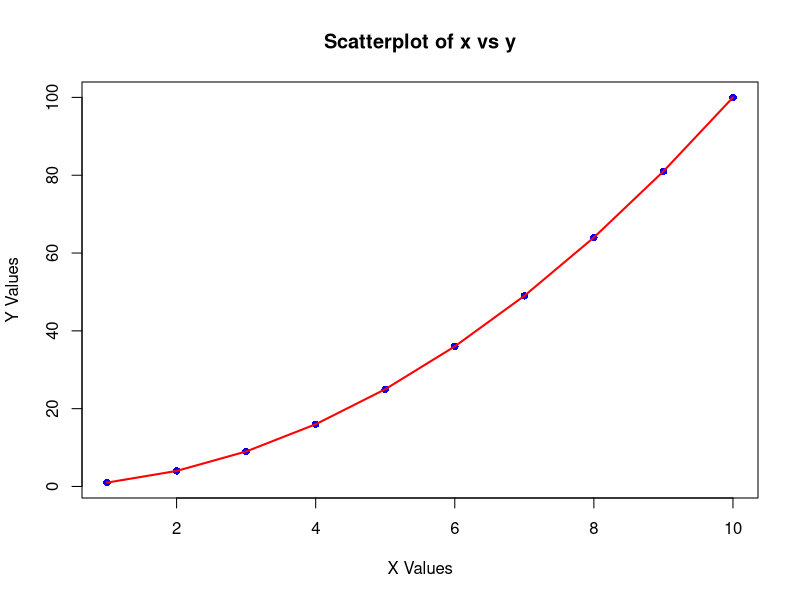

Generate this figure with R:
x = c(1,2,3,4,5,6,7,8,9,10)

y = x ^ 2

plot(x, y, main = "Scatterplot of x vs y", xlab = "X Values", ylab = "Y Values", col = "blue", pch = 16)

lines(x, y, col = "red", lwd = 2) 